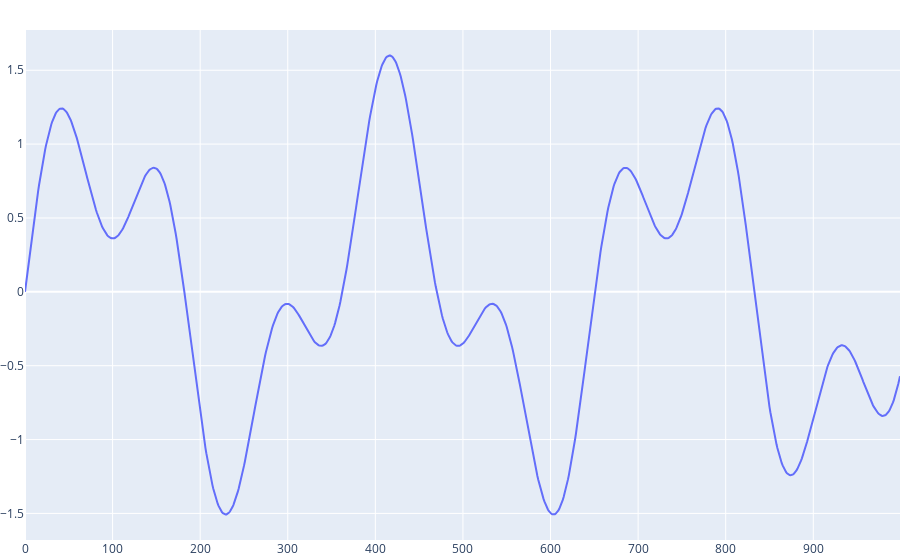

Notebook code cell kept with this figure:
### Code cell
plotter(x)

### Figure 1 — Plotly figure (JSON) as saved in the notebook; plotly's stock layout.template omitted (floating-point values rounded to 4 significant figures; data arrays with more than 128 entries replaced by an {"elided": "..."} marker saying what was removed)
{"data": [{"type": "scatter", "y": {"elided": "1000 float values"}}], "layout": {"margin": {"b": 20, "l": 0, "r": 0, "t": 30}, "showlegend": false}}
